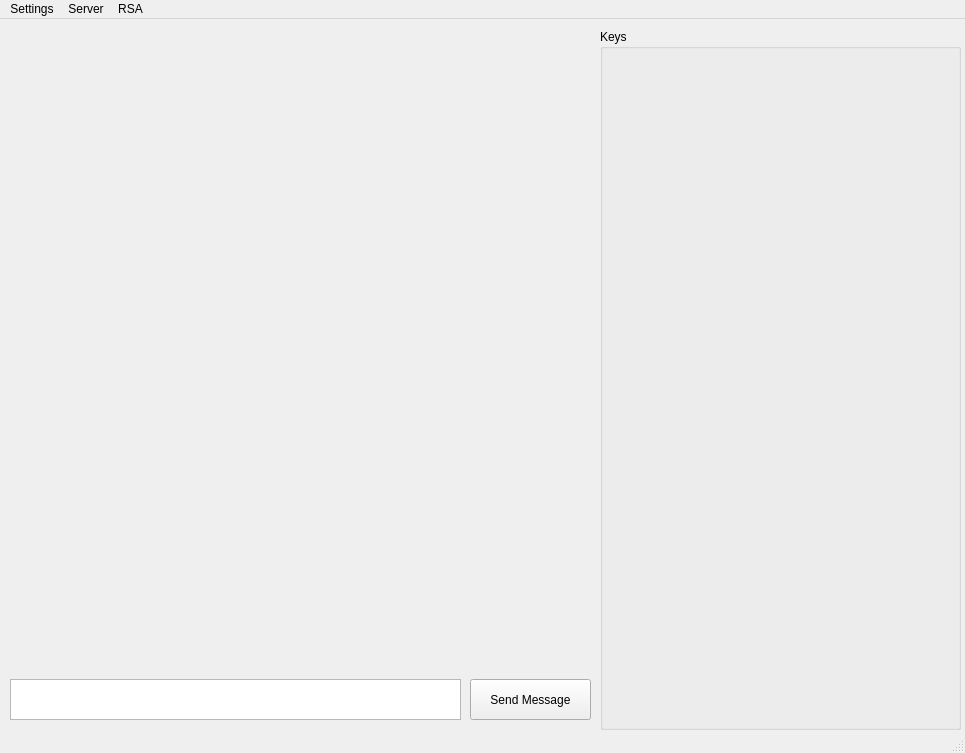
<?xml version="1.0" encoding="UTF-8"?>
<ui version="4.0">
 <class>MainWindow</class>
 <widget class="QMainWindow" name="MainWindow">
  <property name="geometry">
   <rect>
    <x>0</x>
    <y>0</y>
    <width>965</width>
    <height>753</height>
   </rect>
  </property>
  <property name="windowTitle">
   <string>RSA - Chattool</string>
  </property>
  <widget class="QWidget" name="centralwidget">
   <widget class="QTextEdit" name="messageEntry">
    <property name="geometry">
     <rect>
      <x>10</x>
      <y>660</y>
      <width>451</width>
      <height>41</height>
     </rect>
    </property>
    <property name="cursor" stdset="0">
     <cursorShape>IBeamCursor</cursorShape>
    </property>
   </widget>
   <widget class="QPushButton" name="sendButton">
    <property name="geometry">
     <rect>
      <x>470</x>
      <y>660</y>
      <width>121</width>
      <height>41</height>
     </rect>
    </property>
    <property name="text">
     <string>Send Message</string>
    </property>
   </widget>
   <widget class="QWidget" name="verticalLayoutWidget">
    <property name="geometry">
     <rect>
      <x>10</x>
      <y>20</y>
      <width>581</width>
      <height>631</height>
     </rect>
    </property>
    <layout class="QVBoxLayout" name="verticalLayout"/>
   </widget>
   <widget class="QGroupBox" name="chatHistory">
    <property name="geometry">
     <rect>
      <x>600</x>
      <y>10</y>
      <width>361</width>
      <height>701</height>
     </rect>
    </property>
    <property name="title">
     <string>Keys</string>
    </property>
   </widget>
  </widget>
  <widget class="QMenuBar" name="menubar">
   <property name="geometry">
    <rect>
     <x>0</x>
     <y>0</y>
     <width>965</width>
     <height>21</height>
    </rect>
   </property>
   <widget class="QMenu" name="menuServer">
    <property name="title">
     <string>Server</string>
    </property>
    <addaction name="actionInfo"/>
   </widget>
   <widget class="QMenu" name="menuSettings">
    <property name="title">
     <string>Settings</string>
    </property>
    <addaction name="actionChange_settings"/>
   </widget>
   <widget class="QMenu" name="menuRSA">
    <property name="title">
     <string>RSA</string>
    </property>
   </widget>
   <addaction name="menuSettings"/>
   <addaction name="menuServer"/>
   <addaction name="menuRSA"/>
  </widget>
  <widget class="QStatusBar" name="statusbar"/>
  <action name="actionChange_settings">
   <property name="text">
    <string>Change settings</string>
   </property>
  </action>
  <action name="actionInfo">
   <property name="text">
    <string>Info</string>
   </property>
  </action>
 </widget>
 <resources/>
 <connections/>
</ui>
